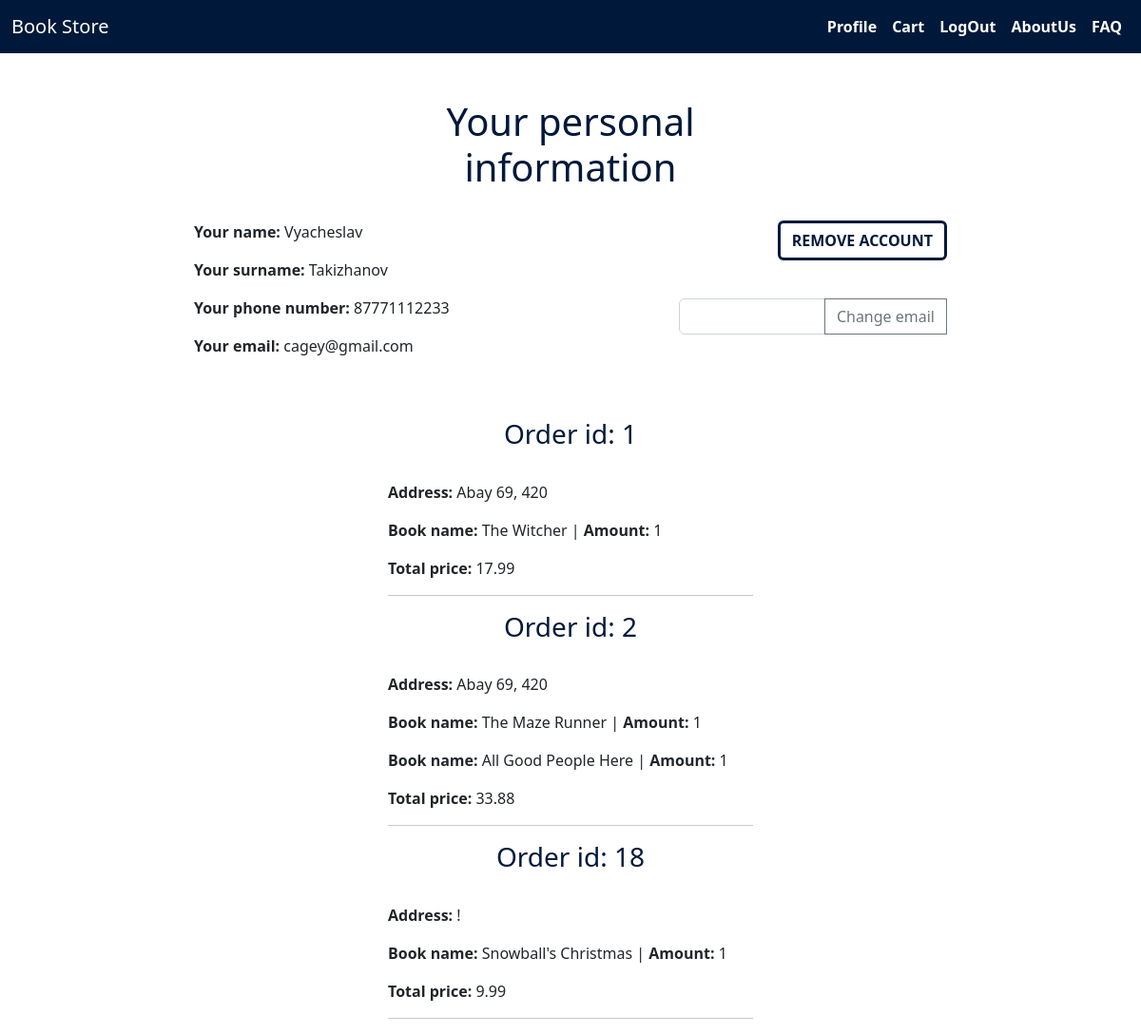
/personal (signed in), run on the app's committed database.
### models/models.py (models this page shows)
class User(db.Model):
    __tablename__ = "users"
    user_id = db.Column(db.Integer, primary_key=True)
    surname = db.Column(db.String, nullable=False)
    name = db.Column(db.String, nullable=False)
    email = db.Column(db.String, nullable=False, unique=True)
    hashed_password = db.Column(db.String, nullable=False)
    phone_number = db.Column(db.String, nullable=False)

class Order(db.Model):
    __tablename__ = "orders"
    order_id = db.Column(db.Integer, primary_key=True)
    user_id = db.Column(db.Integer, db.ForeignKey("users.user_id"), nullable=False)
    address = db.Column(db.String, nullable=False)
    date = db.Column(db.String, nullable=False)
    total_price = db.Column(db.Float, nullable=False)

class Purchase(db.Model):
    __tablename__ = "purchases"
    purchase_id = db.Column(db.Integer, primary_key=True)
    order_id = db.Column(db.Integer, db.ForeignKey("orders.order_id"), nullable=False)
    book_id = db.Column(db.Integer, db.ForeignKey("books.book_id"), nullable=False)
    amount = db.Column(db.Integer, nullable=False)
    orders = db.relationship("Order", backref="purchase", lazy=True)

class Book(db.Model):
    __tablename__ = "books"
    book_id = db.Column(db.Integer, primary_key=True)
    name = db.Column(db.String, nullable=False, unique=True)
    author = db.Column(db.String)
    genre = db.Column(db.String)
    year = db.Column(db.Integer)
    publisher = db.Column(db.String)
    discription = db.Column(db.String)
    price = db.Column(db.Float, nullable=False)

### app.py (the view, shortened to what this page needs)
@app.route("/personal", methods=["POST", "GET"])
def personal():
    if not session.get("email"):
        return redirect("/login")
    context = ""
    purchase_data = get_purchase_data(get_personal_data(session["email"]).user_id)
    order_data = get_order_data(get_personal_data(session["email"]).user_id)
    user_data = get_user_data(session["email"])
    return render_template("personal.html", user_data=user_data, purchase_data=purchase_data, order_data=order_data, context=context)

### user.py (called while the page is built)
def get_personal_data(email):
    personal_data = db.query(User).filter(User.email == email).one()
    return personal_data

def get_user_data(email):
    return db.query(User).filter(User.email == email).one()

def get_order_data(user_id):
    return db.query(Order).filter(Order.user_id == user_id).all()

def get_purchase_data(user_id):
    return db.query(Purchase, Book).filter(Order.user_id == user_id).filter(Order.order_id == Purchase.order_id).filter(Purchase.book_id == Book.book_id).all()

### templates/personal.html (shortened to what this page needs)
{% extends "layout.html"%}
{% block body %}
    <div class="row">
    <div class="col-md-4"></div>
    <div class="col-md-4 text-center">
        <h1 class="text-center" style="color: #00193a;">Your personal information</h1><br>
    </div><div class="col-md-4"></div></div>
    <div class="row">
        <div class="col-2"></div>
        <div class="col-3">
            <p class = "fs-6"><b>Your name:</b> {{ user_data.name }}</p>
            <p class = "fs-6"><b>Your surname:</b> {{ user_data.surname }}</p>
            <p class = "fs-6"><b>Your phone number:</b> {{ user_data.phone_number }}</p>
            <p class = "fs-6"><b>Your email:</b> {{ user_data.email}}</p>
        </div>
        <div class="col-2"></div>
        <div class="col-3" style="text-align:right;">
            <form action="/remove" method="post" onsubmit="return myFunction(this)">
                <button name="remove" type="submit" class="btn btn-outline text-uppercase fs-6 mb-3 fw-bold" style="border-color: #00193a; color: #00193a; border-width: medium;" value="remove">Remove account</button>
            </form><br>
        <form class="input-group mb-3" action="/personal" method="post">
            <input class="form-control" name="new_email" type="text" autocomplete="off">
            <input class="btn btn-outline-secondary" id="button-addon2" name="change_email" type="submit" value="Change email"><br>
        </form>
        </div>
        <div class="col-2"></div>
    </div><br><br>
    <div class="row">
        <div class="col-md-4"></div>
        <div class="col-md-4">
    {% for order in order_data %}
    <div>
        <h3 class="text-center" style="color: #00193a;">Order id: {{ order.order_id}}</h3><br>
        <p class = "fs-6"><b>Address:</b> {{ order.address }}</p>
        {% for purchase, book in purchase_data %}
            {% if order.order_id == purchase.order_id %}
        <p class = "fs-6"><b>Book name:</b> {{ book.name }} | <b>Amount:</b> {{ purchase.amount }}</p>
        {% endif %}
        {% endfor %}
        <p class = "fs-6"><b>Total price:</b> {{ order.total_price }}</p>
        <hr>
    </div>
{% endfor %}
    </div><div class="col-md-4"></div></div>
{% endblock %}

### data on the page
User: name "Vyacheslav", surname "Takizhanov", phone_number "87771112233", email "cagey@gmail.com"
Order: order_id "1", address "Abay 69, 420", total_price "17.99"
Purchase: name "The Witcher", amount "1"
Order: order_id "2", address "Abay 69, 420", total_price "33.88"
Purchase: name "The Maze Runner", amount "1"
Purchase: name "All Good People Here", amount "1"
Order: order_id "18", address "!", total_price "9.99"
Purchase: name "Snowball's Christmas", amount "1"
